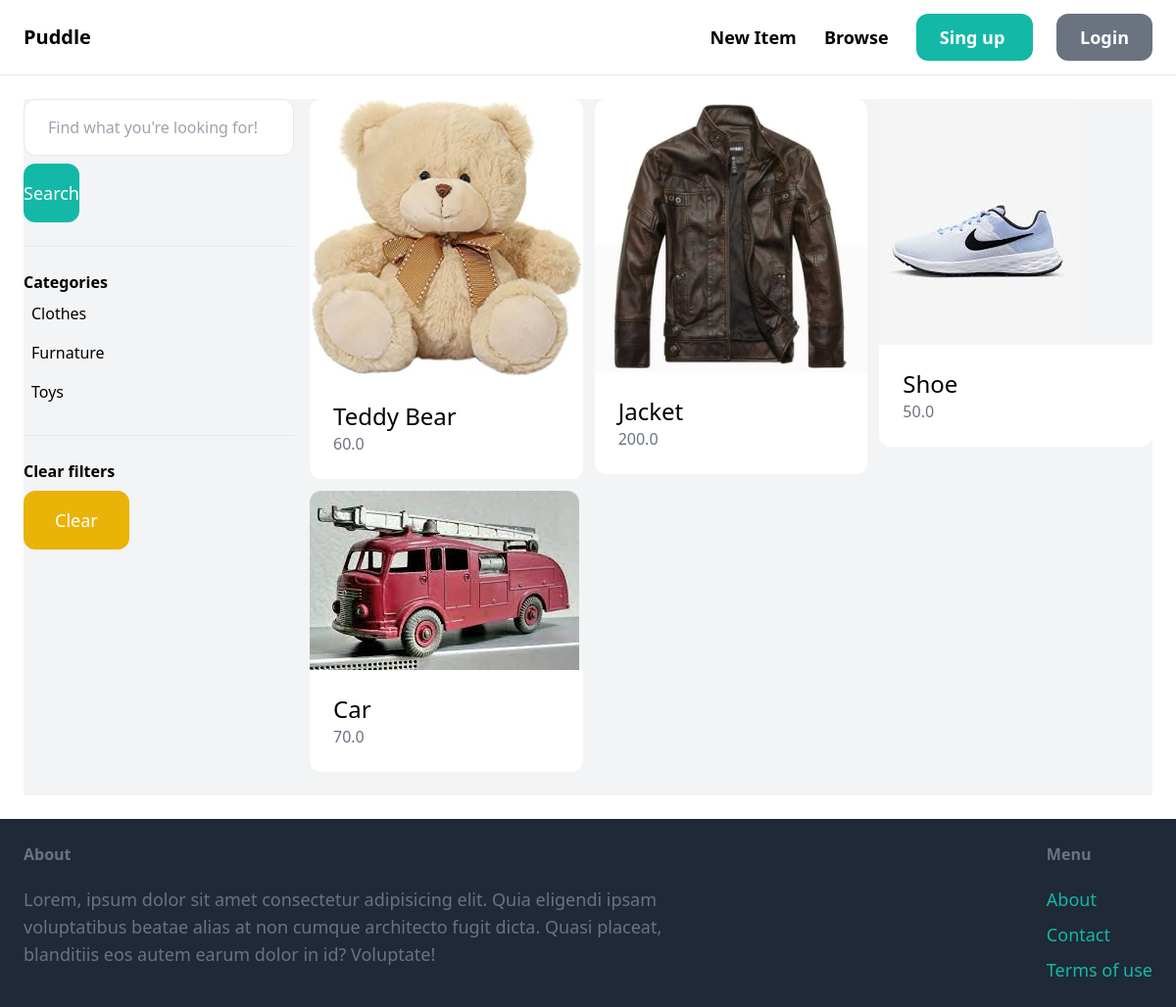
Before: /items/ with the older database file.
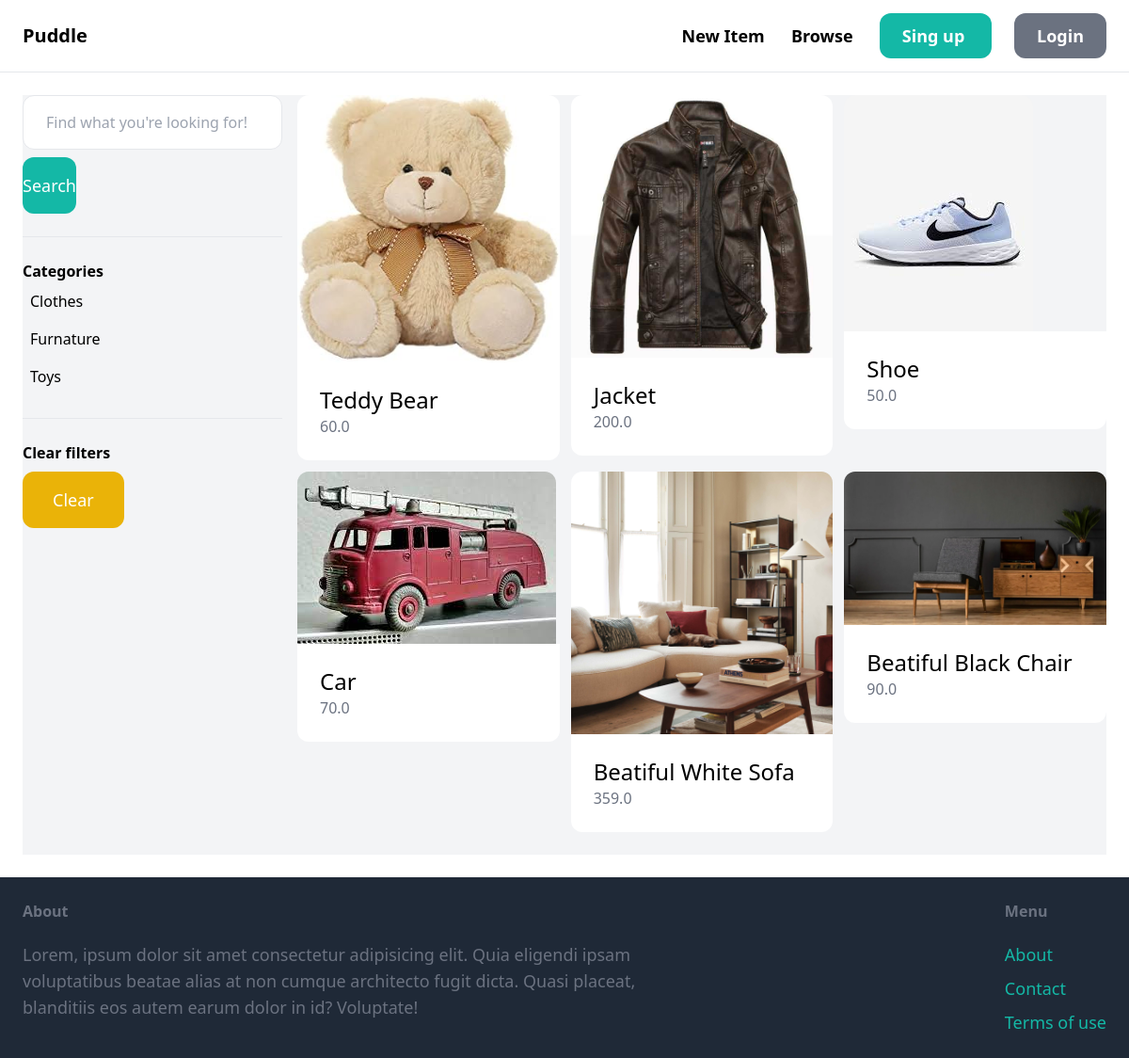
After: the same page with the newer database file.
### item/models.py (models this page shows, shortened)
class Category(models.Model):
    name = models.CharField(max_length=255)
    class Meta:
        ordering = ['name']
        verbose_name_plural = 'Categories'

class Item(models.Model):
    category = models.ForeignKey(Category, related_name='items', on_delete=models.CASCADE)
    name = models.CharField(max_length=255)
    description = models.TextField(blank=True, null=True)
    price = models.FloatField()
    image = models.ImageField(upload_to='item_images', blank=True, null=True)
    is_sold = models.BooleanField(default=False)
    created_by = models.ForeignKey(User, related_name='items', on_delete=models.CASCADE)
    created_at = models.DateTimeField(auto_now_add=True)

### item/views.py (the view)
# urls.py: path('', views.browse, name='browse'),
def browse(request):
    query = request.GET.get('query', '')
    categories = Category.objects.all()
    category_id = request.GET.get('category', 0)
    items = Item.objects.filter(is_sold=False)
    if category_id:
        items = items.filter(category_id=category_id)
    if query:
        items = items.filter(Q(name__icontains=query) | Q(description__icontains=query))
    return render(request, 'item/browse.html', {
        'items': items,
        'query': query,
        'categories': categories,
        'category_id': int(category_id),
    })

### item/templates/item/browse.html (shortened to what this page needs)
{% extends 'core/base.html' %}
{% block content %}
    <div class="pb-6 grid grid-cols-4 gap-4 bg-gray-100">
        <div class="col-span-1">
            <form method="get" action="{%url 'item:browse' %}">
                <input
                    name="query"
                    class="w-full py-4 px-6 border rounded-xl"
                    type="text" value="{{ query }}"
                    placeholder="Find what you're looking for!"
                />
                <button class="mt-2 py-4 px8 text-lg bg-teal-500 text-white rounded-xl">Search</button>
            </form>
            <hr class="my-6">
            <p class="font-semibold">Categories</p>
            <ul>
                {% for category in categories %}
                    <li class="py-2 px-2 rounded-xl {%if category.id == category_id %} bg-gray-200 {% endif %}">
                        <a href="{% url 'item:browse' %}?query={{query}}&category={{ category.id }}">
                            {{ category.name }}
                        </a>
                    </li>
                {% endfor %}
            </ul>
            <hr class="my-6">
            <p class="font-semibold">Clear filters</p>
            <ul>
                <li>
                    <a href="{% url 'item:browse' %}" class="mt-2 py-4 px-8 inline-block bg-yellow-500 text-lg rounded-xl text-white">Clear</a>
                </li>
            </ul>
        </div>
        <div class="col-span-3">
            <div class="grid grid-cols-3 gap-3">
                {% for item in items %}
                    <div class="h-90">
                        <a href=" {% url 'item:detail' item.id %}">
                            <div>
                                <img src="{{item.image.url}}" class="rounded-t-xl h-auto" />
                            </div>
                            <div class="p-6 bg-white rounded-b-xl">
                                <h2 class="text-2xl"> {{ item.name }} </h2>
                                <p class="text-gray-500"> {{ item.price }} </p>
                            </div>
                        </a>
                    </div>
                {% endfor %}
            </div>
        </div>
    </div>
{% endblock %}

Changed rows visible on the page:
added Item: image (picture), name "Beatiful White Sofa", price "359.0"
added Item: image (picture), name "Beatiful Black Chair", price "90.0"
